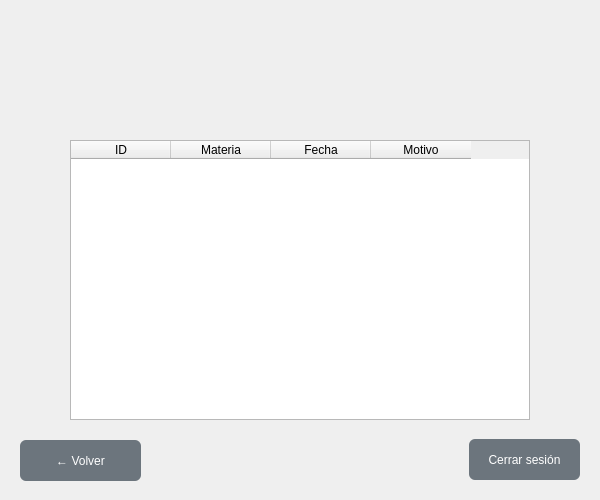
<?xml version="1.0" encoding="UTF-8"?>
<ui version="4.0">
 <class>PantallaAlumno</class>
 <widget class="QWidget" name="PantallaAlumno">
  <property name="geometry">
   <rect>
    <x>0</x>
    <y>0</y>
    <width>600</width>
    <height>500</height>
   </rect>
  </property>
  <property name="windowTitle">
   <string>ITES Académico</string>
  </property>
  <widget class="QLabel" name="lbl_fondo">
   <property name="geometry">
    <rect>
     <x>0</x>
     <y>0</y>
     <width>600</width>
     <height>500</height>
    </rect>
   </property>
   <property name="text">
    <string/>
   </property>
   <property name="scaledContents">
    <bool>true</bool>
   </property>
  </widget>
  <widget class="QPushButton" name="btn_volver">
   <property name="geometry">
    <rect>
     <x>20</x>
     <y>440</y>
     <width>121</width>
     <height>41</height>
    </rect>
   </property>
   <property name="styleSheet">
    <string>QPushButton { background-color: #6c757d; color: white; border-radius: 6px; padding: 6px 12px; }
QPushButton:hover { background-color: #5a6268; }</string>
   </property>
   <property name="text">
    <string>← Volver</string>
   </property>
  </widget>
  <widget class="QPushButton" name="btn_faltas">
   <property name="geometry">
    <rect>
     <x>160</x>
     <y>230</y>
     <width>271</width>
     <height>71</height>
    </rect>
   </property>
   <property name="font">
    <font>
     <pointsize>20</pointsize>
    </font>
   </property>
   <property name="styleSheet">
    <string>QPushButton { background-color: #1a1a2e; color: white; border-radius: 6px; }
QPushButton:hover { background-color: #16213e; }</string>
   </property>
   <property name="text">
    <string>Consultar mis faltas</string>
   </property>
  </widget>
  <widget class="QTableWidget" name="tabla_faltas">
   <property name="geometry">
    <rect>
     <x>70</x>
     <y>140</y>
     <width>460</width>
     <height>280</height>
    </rect>
   </property>
   <property name="visible">
    <bool>false</bool>
   </property>
   <column>
    <property name="text">
     <string>ID</string>
    </property>
   </column>
   <column>
    <property name="text">
     <string>Materia</string>
    </property>
   </column>
   <column>
    <property name="text">
     <string>Fecha</string>
    </property>
   </column>
   <column>
    <property name="text">
     <string>Motivo</string>
    </property>
   </column>
  </widget>
  <widget class="QPushButton" name="btn_cerrar">
   <property name="geometry">
    <rect>
     <x>469</x>
     <y>439</y>
     <width>111</width>
     <height>41</height>
    </rect>
   </property>
   <property name="styleSheet">
    <string>QPushButton { background-color: #6c757d; color: white; border-radius: 6px; }
QPushButton:hover { background-color: #5a6268; }</string>
   </property>
   <property name="text">
    <string>Cerrar sesión</string>
   </property>
  </widget>
 </widget>
 <resources/>
 <connections/>
</ui>
